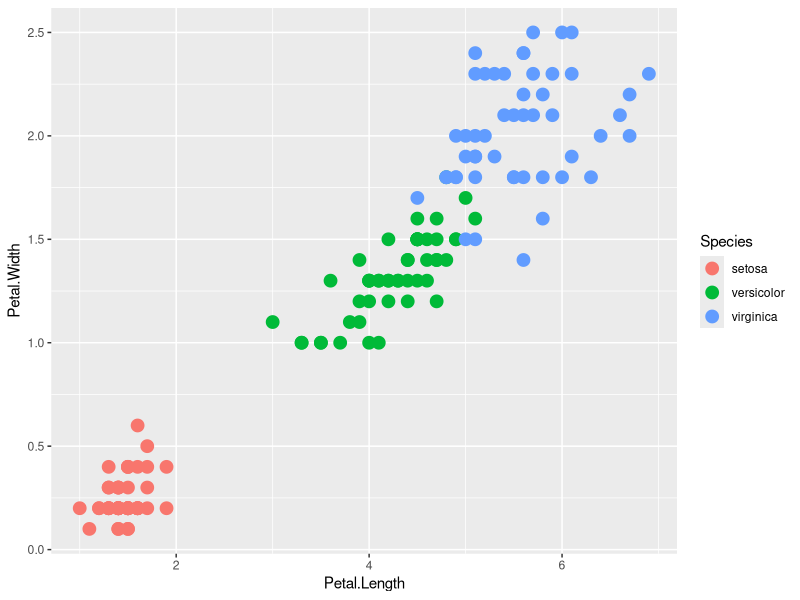
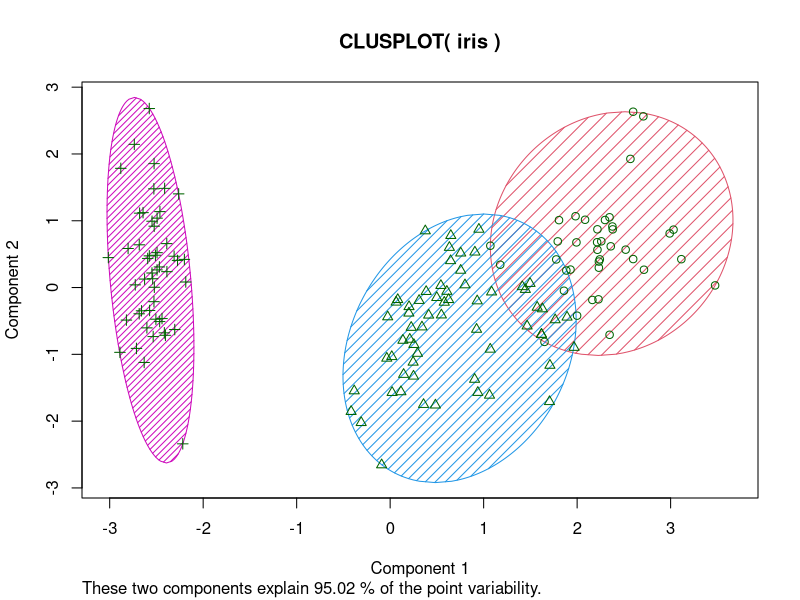
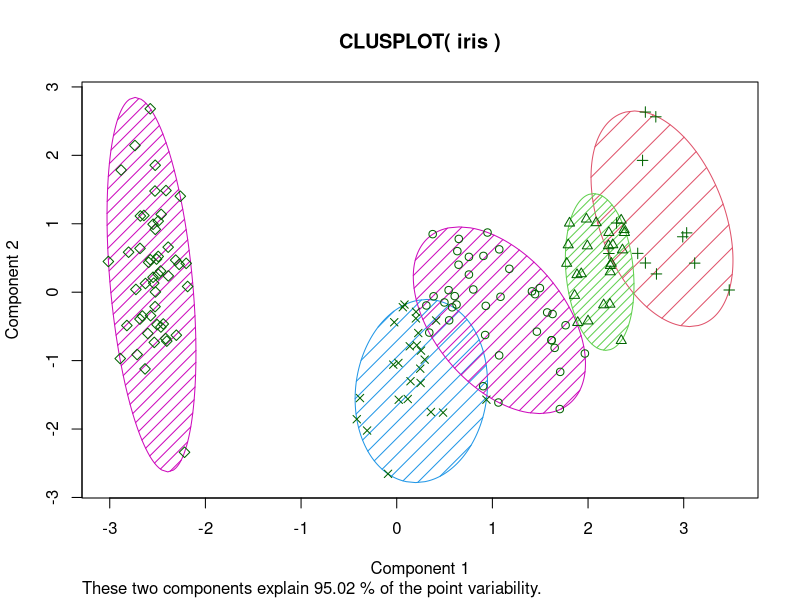
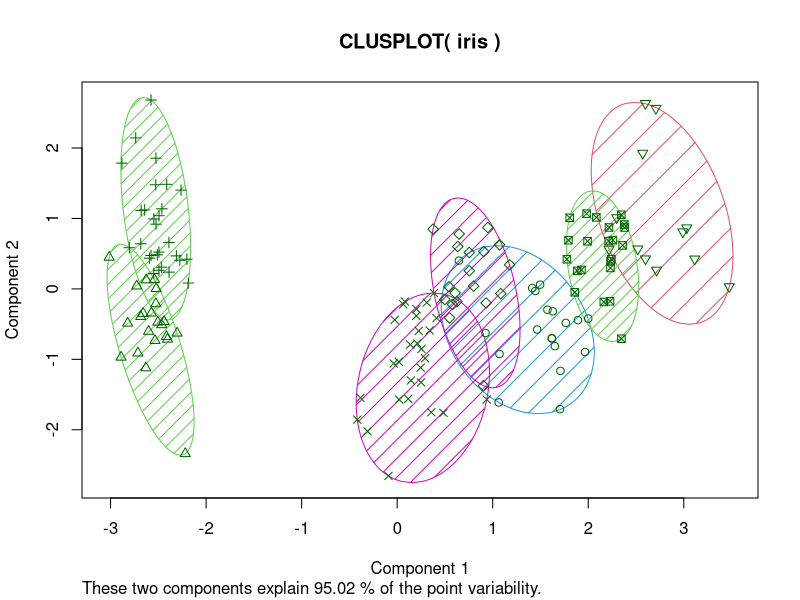
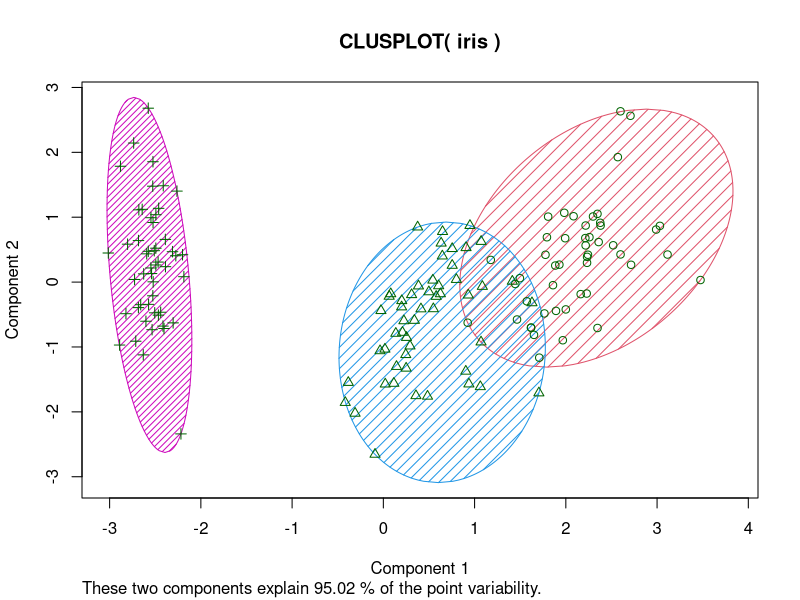

Source code (R) for these figures, in order:
#load library
library(ggplot2)
#to plot cluster
install.packages("cluster")
library(cluster)

data <- iris
cat("Dimensions:", dim(data), "\n")
print(head(data))
print(summary(data))

#plot data before clustering to find relationship between petal length & width
ggplot(data, aes(Petal.Length, Petal.Width)) + geom_point(aes(col=Species), size=4)

#k-means clustering (k=3) - using petal & sepal length and width
set.seed(101)
iris_clus <- kmeans(data[,1:4], center=3, nstart=20)
iris_clus

#create table to compare with original data & plot
table(iris_clus$cluster, data$Species)
#calculate accuracy for k=3
accuracy1 <- sum(diag(table(iris_clus$cluster, data$Species))) / nrow(data)
cat("Accuracy for k=3:", round(accuracy1 * 100, 2), "%\n")
clusplot(iris, iris_clus$cluster, color=T, shade=T, labels=0, lines=0)

#k-means clustering (k=5) - using petal & sepal length and width
set.seed(101)
iris_clus <- kmeans(data[,1:4], center=5, nstart=20)
iris_clus
#create table to compare with original data & plot
table(iris_clus$cluster, data$Species)
#calculate accuracy for k=5
accuracy2 <- sum(diag(table(iris_clus$cluster, data$Species))) / nrow(data)
cat("Accuracy for k=5:", round(accuracy2 * 100, 2), "%\n")
clusplot(iris, iris_clus$cluster, color=T, shade=T, labels=0, lines=0)

#k-means clustering (k=7) - using petal & sepal length and width
set.seed(101)
iris_clus <- kmeans(data[,1:4], center=7, nstart=20)
iris_clus
#create table to compare with original data & plot
table(iris_clus$cluster, data$Species)
#calculate accuracy for k=7
accuracy3 <- sum(diag(table(iris_clus$cluster, data$Species))) / nrow(data)
cat("Accuracy for k=7:", round(accuracy3 * 100, 2), "%\n")
clusplot(iris, iris_clus$cluster, color=T, shade=T, labels=0, lines=0)

#k-means clustering (k=3) - using petal length and width only
set.seed(101)
iris_clus <- kmeans(data[,3:4], center=3, nstart=20)
iris_clus
#create table to compare with original data
table(iris_clus$cluster, data$Species)
#calculate accuracy for k=3 (petal only)
confusion_matrix <- table(iris_clus$cluster, data$Species)
accuracy4 <- sum(apply(confusion_matrix, 1, max)) / nrow(data)
cat("Accuracy for k=3 (petal only):", round(accuracy4 * 100, 2), "%\n")
clusplot(iris, iris_clus$cluster, color=T, shade=T, labels=0, lines=0)

#find maximum accuracy
all_accuracies <- c(accuracy1, accuracy2, accuracy3, accuracy4)
accuracy_names <- c("k=3 (all features)", "k=5 (all features)", "k=7 (all features)", "k=3 (petal only)")
max_accuracy <- max(accuracy1, accuracy2, accuracy3, accuracy4)
best_model <- accuracy_names[which.max(all_accuracies)]
cat("\nMaximum accuracy:", round(max_accuracy * 100, 2), "% achieved by", best_model, "\n")
